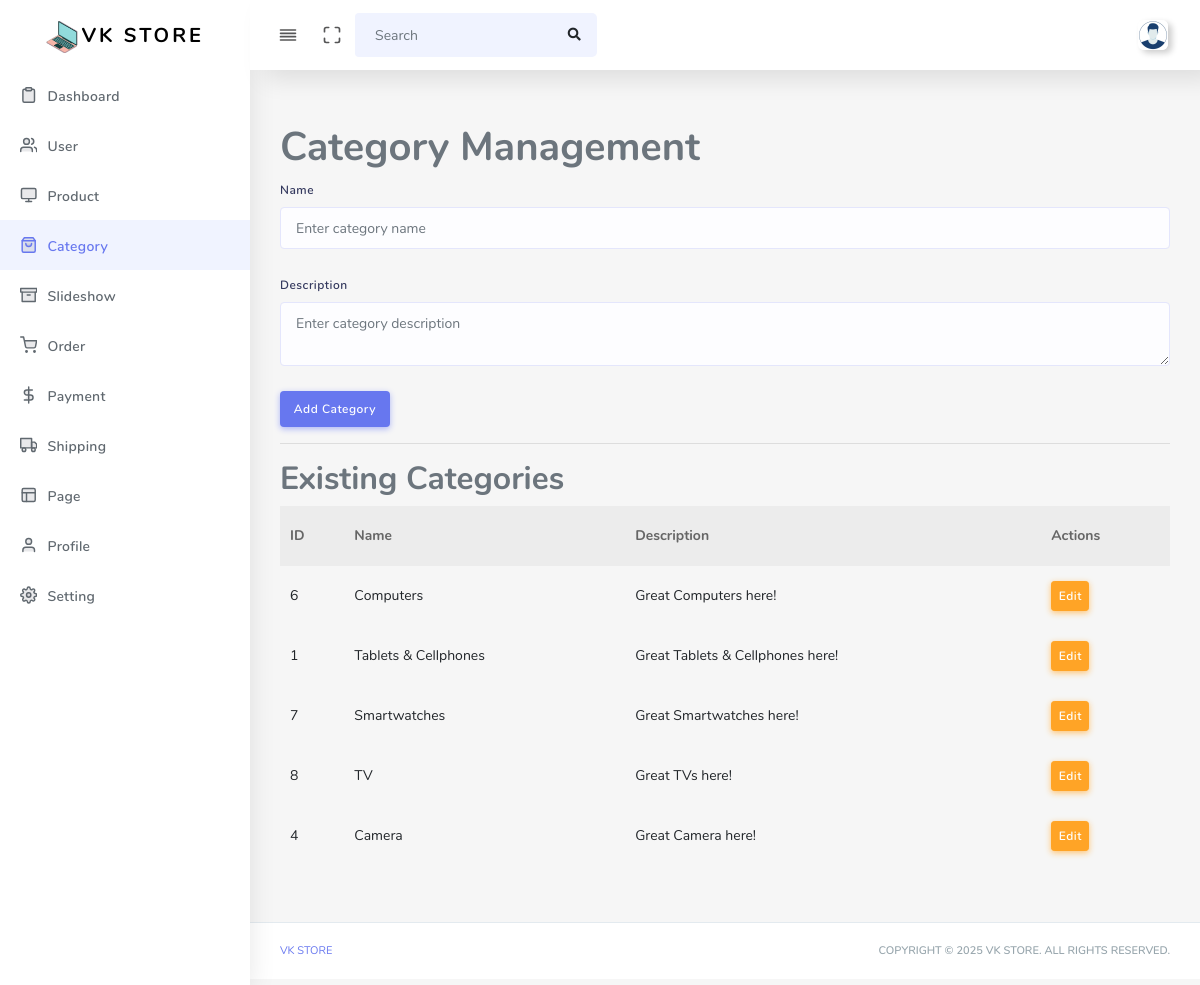
/admin/index.php?p=category (signed in), run on the app's committed database.
### tables this page shows
CREATE TABLE IF NOT EXISTS `tb_category` (
  `id` int NOT NULL AUTO_INCREMENT,
  `name` varchar(100) NOT NULL,
  `description` text,
  PRIMARY KEY (`id`)
);

### lib/db.php (called while the page is built, shortened)
<?php
class Database
{
	private $host = "127.0.0.1";
	private $user = "root";
	private $password = "";
	private $dbname = "vk-store";
	private $conn;
	public function __construct()
	{
		try {
			$dsn = "mysql:host={$this->host};dbname={$this->dbname};charset=utf8";
			$this->conn = new PDO($dsn, $this->user, $this->password);
			$this->conn->setAttribute(PDO::ATTR_ERRMODE, PDO::ERRMODE_EXCEPTION);
		} catch (PDOException $e) {
			die("Connection failed: " . $e->getMessage());
		}
	}
	public function select($table, $columns = "*", $criteria = "", $clause = "")
	{
		$sql = "SELECT $columns FROM $table";
		$stmt = $this->conn->prepare($sql);
		$stmt->execute();
		return $stmt->fetchAll(PDO::FETCH_ASSOC);
	}
}

### admin/category.php (the view, shortened to what this page needs)
<?php
require_once('../lib/db.php');
$db = new Database();
$categories = $db->select("tb_category");
?>
<div class="main-content">
  <section class="section">
    <h1>Category Management</h1>
    <form action="" method="POST">
      <div class="form-group">
        <label>Name</label>
        <input type="text" name="name" id="name" class="form-control" placeholder="Enter category name" required autofocus>
      </div>
      <div class="form-group">
        <label>Description</label>
        <textarea name="description" id="description" class="form-control" placeholder="Enter category description"></textarea>
      </div>
      <button type="submit" name="add_category" id="add_category" class="btn btn-primary">Add Category</button>
    </form>
    <hr>
    <h2>Existing Categories</h2>
    <table class="table">
      <thead>
        <tr>
          <th>ID</th>
          <th>Name</th>
          <th>Description</th>
          <th>Actions</th>
        </tr>
      </thead>
      <tbody>
        <?php foreach ($categories as $category): ?>
          <tr>
            <td><?php echo $category['id']; ?></td>
            <td><?php echo $category['name']; ?></td>
            <td><?php echo $category['description']; ?></td>
            <td>
              <button class="btn btn-warning btn-sm edit-category" data-category='<?php echo json_encode($category); ?>'>Edit</button>
            </td>
          </tr>
        <?php endforeach; ?>
      </tbody>
    </table>
  </section>
</div>

### data on the page
tb_category: id "6", name "Computers", description "Great Computers here!"
tb_category: id "1", name "Tablets & Cellphones", description "Great Tablets & Cellphones here!"
tb_category: id "7", name "Smartwatches", description "Great Smartwatches here!"
tb_category: id "8", name "TV", description "Great TVs here!"
tb_category: id "4", name "Camera", description "Great Camera here!"
